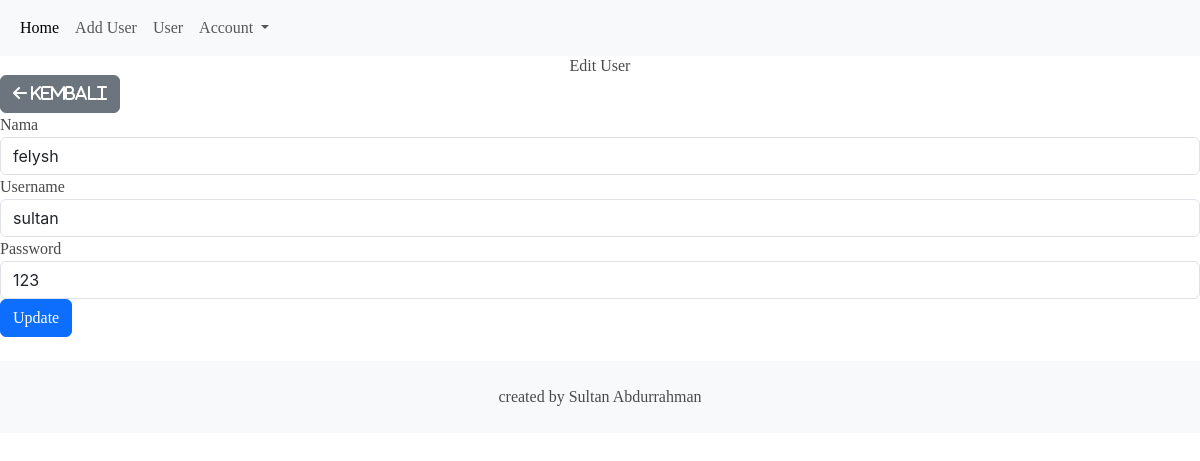
Page /dashboard/admin/editUser.php?id=1 (signed in) on the committed database.
### tables this page shows
CREATE TABLE IF NOT EXISTS `user` (
  `id` int(11) NOT NULL AUTO_INCREMENT,
  `nama` varchar(225) DEFAULT NULL,
  `username` varchar(100) DEFAULT NULL,
  `password` varchar(100) DEFAULT NULL,
  `role` enum('admin','user') DEFAULT NULL,
  PRIMARY KEY (`id`),
  UNIQUE KEY `unique_username` (`username`)
);

### dashboard/admin/editUser.php (the view, shortened to what this page needs)
<?php
include '../../config/koneksi.php';
$id = $_GET['id'];
$query = "SELECT * FROM user WHERE id = $id";
$result = mysqli_query($conn, $query);
$user = mysqli_fetch_assoc($result);
include '../../layout/header.php';
?>
<main>
    <h2 class="text-center">Edit User</h2>
    <a href="user.php" class="btn btn-secondary"><i class="bi bi-arrow-left fa fa-arrow-left"> Kembali</i></a>
    <form method="POST">
        <div class="form-group">
            <label for="nama">Nama</label>
            <input type="text" class="form-control" id="nama" name="nama" value="<?php echo $user['nama']; ?>" required>
        </div>
        <div class="form-group">
            <label for="username">Username</label>
            <input type="text" class="form-control" id="username" name="username" value="<?php echo $user['username']; ?>" required>
        </div>
        <div class="form-group">
            <label for="password">Password</label>
            <input type="text" class="form-control" id="password" name="password" value="<?php echo $user['password']; ?>">
        </div>
        <button type="submit" onclick="save(event)" class="btn btn-primary">Update</button>
    </form>
</main>
<?php include '../../layout/footer.php'; ?>

### layout/header.php (style rules this page uses)
body { font-family: 'Playfair Display', serif; font-weight: 400; }

### rows in the picture
user: nama "felysh", username "sultan", password "123"
